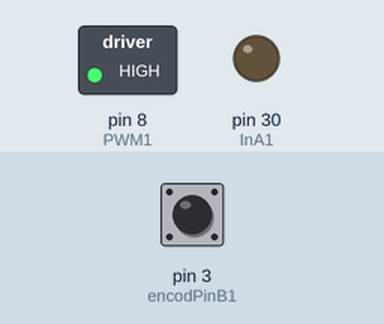
Recording of a sketch running on a simulated Arduino Leonardo, built with avr-gcc and run on an emulated ATmega32U4. Parts: switched loads named in the sketch (green lamp = pin HIGH), output pins drawn as LEDs (lit = HIGH). The inputs (shaded band) are chosen by the test bench; at power-on: pin 3 (encodPinB1) HIGH. What the sketch prints to the serial monitor is not drawn.

Above: at 0.2 s.
Timing chart, 0 to 1.7 s (numbered marks = the images above):
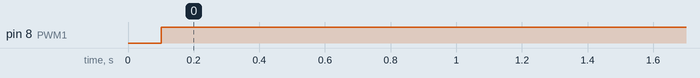

Measured:
- by itself, pin 8 (PWM1): LOW → HIGH at 0.10 s

The sketch:

Angle_Control.ino
```cpp
#include <PID_v1.h> #uses PID implementation by br3ttb, found here: https://github.com/br3ttb/Arduino-PID-Library/blob/master/PID_v1.h

#define InA1            30                      // INA motor pin
#define InB1            33                      // INB motor pin
#define PWM1            8                       // PWM motor pin
#define encodPinA1      2                       // encoder A pin
#define encodPinB1      3                       // encoder B pin

#define LOOPTIME        100                     // PID loop time

unsigned long lastMilli = 0;                    // loop timing
unsigned long lastMilliPrint = 0;               // loop timing
double degree_req = 360;                            // degrees (Set Point)
double degree_act = 0;                               // degrees (actual value)
double step_req = degree_req*0.556;
double step_act = degree_act*0.556;
double PWM_val = 0;
volatile long count = 0;                        // rev counter

double consKp=1, consKi=0.08, consKd=0.25;

PID myPID(&step_act, &PWM_val, &step_req, consKp, consKi, consKd, DIRECT);

//200 steps correspond to 360 degrees
//1 degree corresponds to 0.556 steps

void setup() {
 Serial.begin(115200);
 pinMode(InA1, OUTPUT);
 pinMode(InB1, OUTPUT);
 pinMode(PWM1, OUTPUT);
 pinMode(encodPinA1, INPUT);
 pinMode(encodPinB1, INPUT);
 attachInterrupt(0, doEncoder, CHANGE);
 TCCR4B = TCCR4B & B11111000 | B00000101;    // set timer 4 divisor to  1024 for PWM frequency of    30.64 Hz


   digitalWrite(InA1, LOW);
   digitalWrite(InB1, HIGH);

 analogWrite(PWM1, PWM_val);
 myPID.SetMode(AUTOMATIC);

}

void loop() {
 double step_req = degree_req*0.556;
 double step_act = degree_act*0.556;
 if((millis()-lastMilli) >= LOOPTIME)   {                                    // enter timed loop
   lastMilli = millis();
   getMotorData();                                                           // calculate angle
   myPID.Compute();
   analogWrite(PWM1, PWM_val);
 }
 printMotorInfo();                                                           // display data
}

void getMotorData()  {                                                        // calculate degrees
static long countAnt = 0;                                                   // last count
 step_act = count;
}

void printMotorInfo()  {                                                      // display data
 if((millis()-lastMilliPrint) >= 500)   {
   double degree_act = step_act/0.556;
   lastMilliPrint = millis();
   Serial.print("Set point:");             Serial.println(degree_req);
   Serial.print("Current degree:");        Serial.println(degree_act);
   Serial.print("PWM:");                   Serial.println(PWM_val);
   Serial.print("\n");
 }
}

void doEncoder() {
  /* If pinA and pinB are both high or both low, it is spinning
   * forward. If they're different, it's going backward.
   */
  if (digitalRead(encodPinA1) == digitalRead(encodPinB1)) {
    count++;
  } else {
    count--;
  }
}

void halt()
{
  while(1);
}
```
